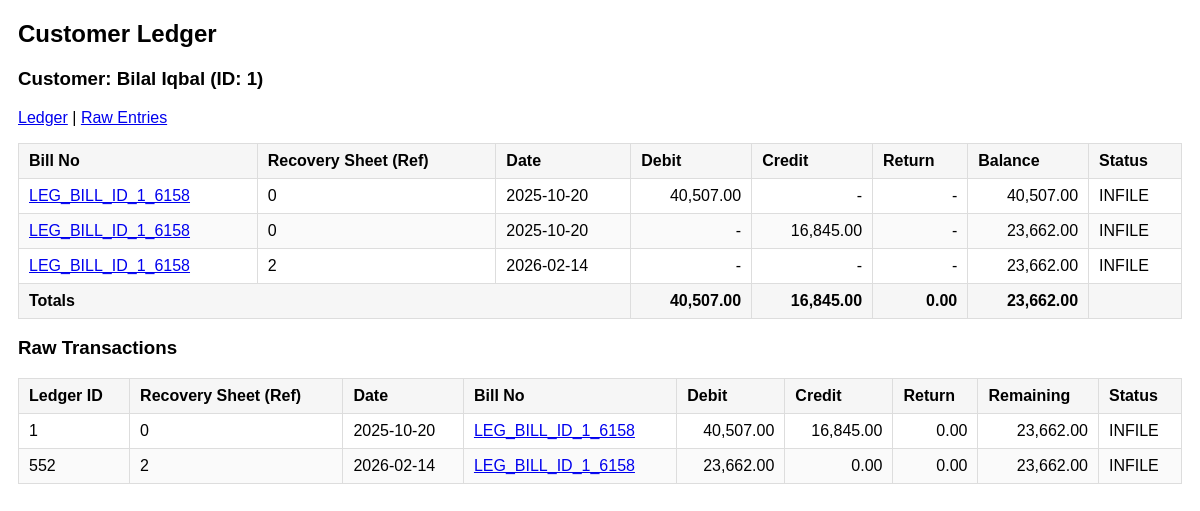
Screenshot of /see_customer_ledger.php?cust_id=1&show_raw=1 with the database file from the repository.
### tables this page shows
CREATE TABLE `customer` (
  `customer_id` varchar(12) NOT NULL,
  `customer_name` text DEFAULT NULL,
  `customer_route` int(11) NOT NULL
);

CREATE TABLE `bill_ledger` (
  `ledger_id` int(11) NOT NULL,
  `ref_id` int(11) NOT NULL,
  `ledger_date` date NOT NULL,
  `customer_id` text NOT NULL,
  `bill_id` text NOT NULL,
  `bill_amount` bigint(20) NOT NULL,
  `recived_amount` bigint(20) NOT NULL,
  `return_amount` bigint(20) NOT NULL DEFAULT 0,
  `remaining_amount` bigint(20) NOT NULL,
  `bill_status` enum('NILL','BF','INFILE') NOT NULL DEFAULT 'INFILE'
);

### see_customer_ledger.php (the view, shortened to what this page needs)
<?php
include('functionality/components/condb.php');
$customer_id = '';
if (isset($_GET['cust_id'])) {
    $customer_id = trim($_GET['cust_id']);
} elseif (isset($_GET['customer_id'])) {
    $customer_id = trim($_GET['customer_id']);
}
function h($s){ return htmlspecialchars($s, ENT_QUOTES|ENT_SUBSTITUTE, 'UTF-8'); }
function getBillSummaries($conn, $customer_id) {
    $query = "SELECT
                    bill_id,
                    event_date AS ledger_date,
                    ref_id,
                    debit AS bill_amount,
                    credit AS recived_amount,
                    return_amount,
                    bill_status,
                    source_type
                FROM vw_customer_bill_ledger
                WHERE customer_id = ?
                ORDER BY event_date ASC, bill_id ASC, source_type ASC";
    if ($stmt = $conn->prepare($query)) {
        $stmt->bind_param('s', $customer_id);
        $stmt->execute();
        $res = $stmt->get_result();
        $rows = $res->fetch_all(MYSQLI_ASSOC);
        return $rows;
    }
    return array();
}
function getRawTransactions($conn, $customer_id) {
    $query = "SELECT ledger_id, ref_id, ledger_date, bill_id, bill_amount, recived_amount, return_amount, remaining_amount, COALESCE(bill_status,'') AS bill_status
              FROM bill_ledger
              WHERE customer_id = ?
              ORDER BY ledger_date ASC, ledger_id ASC";
    if ($stmt = $conn->prepare($query)) {
        $stmt->bind_param('s', $customer_id);
        $stmt->execute();
        $res = $stmt->get_result();
        $rows = $res->fetch_all(MYSQLI_ASSOC);
        return $rows;
    }
    return array();
}
function getOpeningBalance($conn, $customer_id, $from_date = null) {
    $minq = "SELECT MIN(ledger_date) FROM bill_ledger WHERE customer_id = ?";
    $min_date = null;
    if ($stmt = $conn->prepare($minq)) {
        $stmt->bind_param('s', $customer_id);
        $stmt->execute();
        $stmt->bind_result($min_date);
    }
    $query = "SELECT COALESCE(SUM(bill_amount - recived_amount - return_amount),0) AS opening FROM bill_ledger WHERE customer_id = ? AND ledger_date < ?";
    if ($stmt = $conn->prepare($query)) {
        $stmt->bind_param('ss', $customer_id, $min_date);
        $stmt->execute();
        $stmt->bind_result($opening);
        return (float)$opening;
    }
    return 0.0;
}
?>
<!DOCTYPE html>
<html lang="en">
<head>
</head>
<body>
    <h2>Customer Ledger</h2>
<?php
$customer_name = null;
if ($stmt = $conn->prepare("SELECT customer_name FROM customer WHERE customer_id = ? LIMIT 1")) {
    $stmt->bind_param('s', $customer_id);
    $stmt->execute();
    $stmt->bind_result($customer_name);
}
if ($customer_name !== null) {
    echo '<h3>Customer: ' . h($customer_name) . ' (ID: ' . h($customer_id) . ')</h3>';
} else {
    echo '<h3>Customer ID: ' . h($customer_id) . ' <span class="muted">(name not found)</span></h3>';
}
$show_raw = isset($_GET['show_raw']) && $_GET['show_raw'] === '1';
$from = isset($_GET['from']) && $_GET['from'] !== '' ? trim($_GET['from']) : null;
$ledger_rows = getBillSummaries($conn, $customer_id);
$base_q = '?cust_id=' . urlencode($customer_id);
echo '<p><a href="' . $base_q . '">Ledger</a> | <a href="' . $base_q . '&show_raw=1">Raw Entries</a></p>';
if (empty($ledger_rows)) {
    echo '<p class="muted">No ledger entries found for this customer.</p>';
} else {
    echo '<table>';
    echo '<thead><tr>
                <th>Bill No</th>
                <th>Recovery Sheet (Ref)</th>
                <th>Date</th>
                <th>Debit</th>
                <th>Credit</th>
                <th>Return</th>
                <th>Balance</th>
                <th>Status</th>
              </tr></thead><tbody>';
    $opening = getOpeningBalance($conn, $customer_id, $from);
    $running = (float)$opening;
    $total_debit = 0.0;
    $total_credit = 0.0;
    $total_return = 0.0;
    foreach ($ledger_rows as $row) {
        $debit = (float)$row['bill_amount'];
        $credit = (float)$row['recived_amount'];
        $return = (float)($row['return_amount'] ?? 0);
        $total_debit += $debit;
        $total_credit += $credit;
        $total_return += $return;
        $running += ($debit - $credit - $return);
        echo '<tr>';
        echo '<td><a href="ledger.php?bill_id=' . urlencode($row['bill_id']) . '">' . h($row['bill_id']) . '</a></td>';
        echo '<td>' . h($row['ref_id']) . '</td>';
        echo '<td>' . h($row['ledger_date']) . '</td>';
        echo '<td style="text-align:right">' . ($debit > 0 ? number_format($debit,2) : '-') . '</td>';
        echo '<td style="text-align:right">' . ($credit > 0 ? number_format($credit,2) : '-') . '</td>';
        echo '<td style="text-align:right">' . ($return > 0 ? number_format($return,2) : '-') . '</td>';
        echo '<td style="text-align:right">' . number_format($running,2) . '</td>';
        echo '<td>' . h($row['bill_status']) . '</td>';
        echo '</tr>';
    }
    echo '</tbody><tfoot>';
    echo '<tr style="font-weight:bold;background:#f6f6f6">';
    echo '<td colspan="3">Totals</td>';
    echo '<td style="text-align:right">' . number_format($total_debit,2) . '</td>';
    echo '<td style="text-align:right">' . number_format($total_credit,2) . '</td>';
    echo '<td style="text-align:right">' . number_format($total_return,2) . '</td>';
    echo '<td style="text-align:right">' . number_format($running,2) . '</td>';
    echo '<td></td>';
    echo '</tr>';
    echo '</tfoot></table>';
}
if ($show_raw) {
    $raw_rows = getRawTransactions($conn, $customer_id);
    echo '<h3>Raw Transactions</h3>';
    if (empty($raw_rows)) {
        echo '<p class="muted">No raw transactions found.</p>';
    } else {
        echo '<table style="margin-top:12px">';
        echo '<thead><tr>
                <th>Ledger ID</th>
                <th>Recovery Sheet (Ref)</th>
                <th>Date</th>
                <th>Bill No</th>
                <th>Debit</th>
                <th>Credit</th>
                <th>Return</th>
                <th>Remaining</th>
                <th>Status</th>
              </tr></thead><tbody>';
        foreach ($raw_rows as $r) {
            echo '<tr>';
            echo '<td>' . h($r['ledger_id']) . '</td>';
            echo '<td>' . h($r['ref_id']) . '</td>';
            echo '<td>' . h($r['ledger_date']) . '</td>';
            echo '<td><a href="ledger.php?bill_id=' . urlencode($r['bill_id']) . '">' . h($r['bill_id']) . '</a></td>';
            echo '<td style="text-align:right">' . number_format((float)$r['bill_amount'],2) . '</td>';
            echo '<td style="text-align:right">' . number_format((float)$r['recived_amount'],2) . '</td>';
            echo '<td style="text-align:right">' . number_format((float)$r['return_amount'],2) . '</td>';
            echo '<td style="text-align:right">' . number_format((float)$r['remaining_amount'],2) . '</td>';
            echo '<td>' . h($r['bill_status']) . '</td>';
            echo '</tr>';
        }
        echo '</tbody></table>';
    }
}
?>
</body>
</html>

### see_customer_ledger.php (style rules this page uses)
body { font-family:Arial,Helvetica,sans-serif;margin:18px }
table { width:100%;border-collapse:collapse }
th,td { padding:8px 10px;border:1px solid #ddd;text-align:left }
th { background:#f6f6f6 }
tr:nth-child(even) { background:#fafafa }

### rows the page displays
customer: customer_name "Bilal Iqbal"
bill_ledger: ledger_id "1", ref "0", ledger_date "2025-10-20", bill "LEG_BILL_ID_1_6158", bill_amount "40,507.00", recived_amount "16,845.00", return_amount "0.00", remaining_amount "23,662.00", bill_status "INFILE"
bill_ledger: ledger_id "552", ref "2", ledger_date "2026-02-14", bill "LEG_BILL_ID_1_6158", bill_amount "23,662.00", recived_amount "0.00", return_amount "0.00", remaining_amount "23,662.00", bill_status "INFILE"

### other values shown
$customer_id "1"
$row['bill_id'] "LEG_BILL_ID_1_6158"
$row['ref_id'] "0"
$row['ledger_date'] "2025-10-20"
$debit "40,507.00"
$running "40,507.00"
$row['bill_status'] "INFILE"
$credit "16,845.00"
$running "23,662.00"
$row['ref_id'] "2"
$row['ledger_date'] "2026-02-14"
$total_debit "40,507.00"
$total_credit "16,845.00"
$total_return "0.00"
